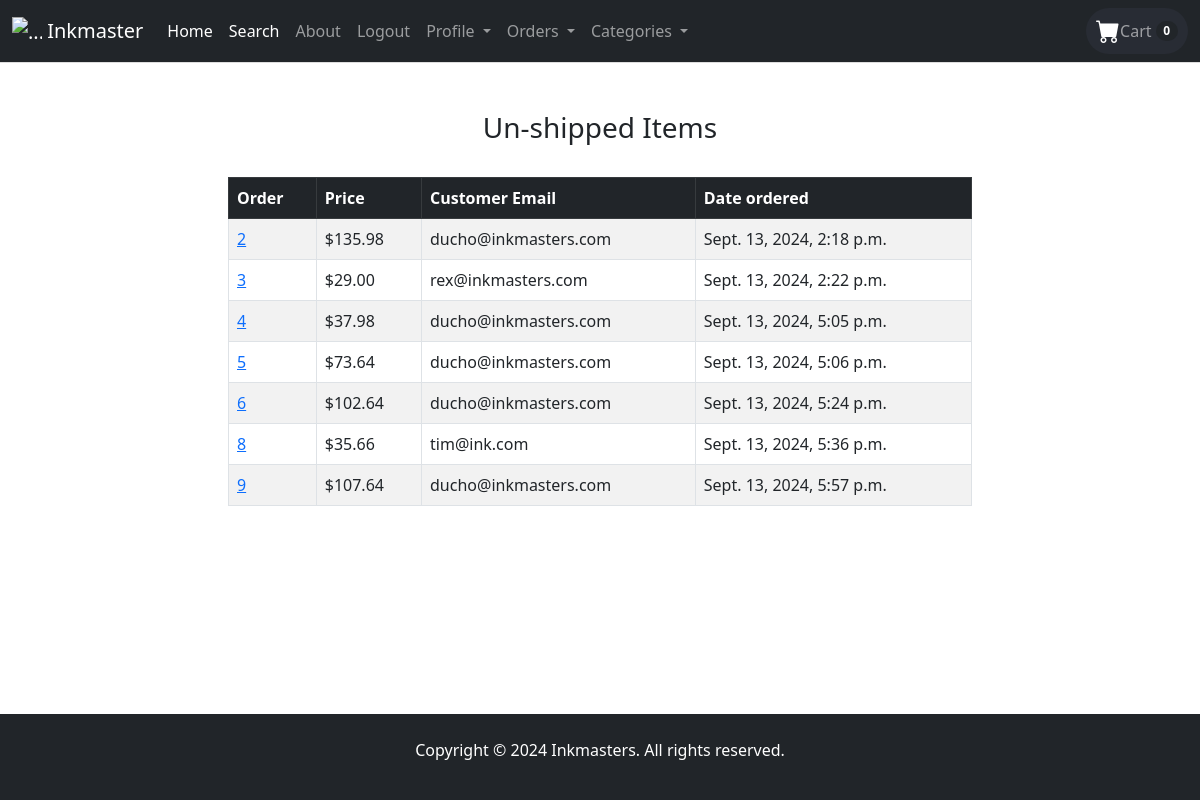
/payment/not_shipped_dash (signed in), run on an earlier commit of the app's database.
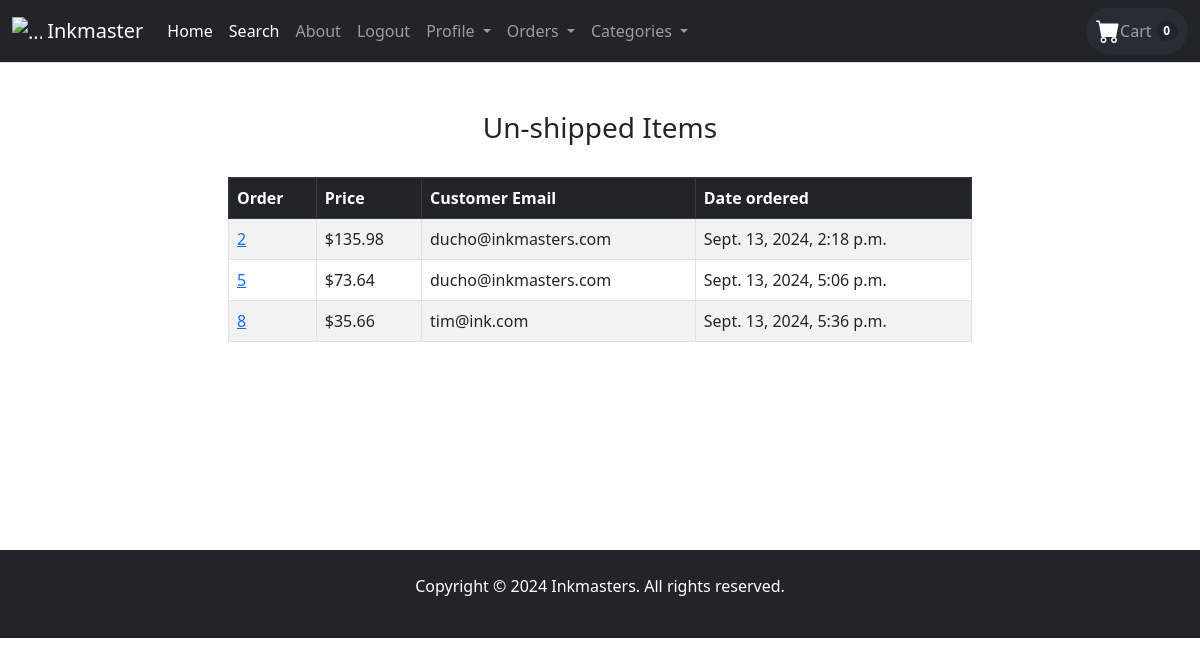
And on a later commit of the database.
### payment/models.py (models this page shows, shortened)
class Order(models.Model):
	user = models.ForeignKey(User, on_delete=models.CASCADE, null=True, blank=True)
	full_name = models.CharField(max_length=250)
	email = models.EmailField(max_length=250)
	shipping_address = models.TextField(max_length=15000)
	amount_paid = models.DecimalField(max_digits=7, decimal_places=2)
	date_ordered = models.DateTimeField(auto_now_add=True)
	shipped = models.BooleanField(default=False)
	date_shipped = models.DateTimeField(blank=True, null=True)

### payment/views.py (the view)
# urls.py: path('not_shipped_dash', views.not_shipped_dash, name='not_shipped_dash'),
def not_shipped_dash(request):
	if request.user.is_authenticated and request.user.is_superuser:
		orders = Order.objects.filter(shipped=False)
		return render(request, "payment/not_shipped_dash.html", {"orders":orders})
	else:
		messages.success(request, "Access denied")
		return redirect('home')

### cart/cart.py (called while the page is built)
    def __len__(self):
        return len(self.cart)

### cart/context_processors.py (called while the page is built)
def cart(request):
    return {'cart': Cart(request)}

### payment/templates/payment/not_shipped_dash.html
{% extends 'base.html' %}
{% block content %}
<div class="container">
    <div class="row">
        <center>
            <div class="col-8">
                <br/><br/>
                <h3>Un-shipped Items</h3>
                <br/>
                    <table class="table table-striped table-hover table-bordered">
                      <thead class="table-dark">
                        <tr>
                          <th scope="col">Order</th>
                          <th scope="col">Price</th>
                          <th scope="col">Customer Email</th>
                          <th scope="col">Date ordered</th>
                        </tr>
                      </thead>
                      <tbody>
                        {% for item in orders %}
                        <tr>
                          <td><a href="{% url 'orders' item.id %}">{{ item.id }}</a></td>
                          <td>${{ item.amount_paid }}</td>
                          <td>{{ item.email }}</td>
                          <td>{{ item.date_ordered }}</td>
                        </tr>
                        {% endfor %}
                      </tbody>
                    </table>
<br/><br/>
<br/><br/>
<br/><br/>
<br/><br/>
            </div>
       </center>
   </div>
</div>
{% endblock %}

What changed in the data, as far as the page shows it:
no longer on this page (row edited): Order: id "3", amount_paid "29.00", email "rex@inkmasters.com", date_ordered "Sept. 13, 2024, 2:22 p.m."
no longer on this page (row edited): Order: id "4", amount_paid "37.98", email "ducho@inkmasters.com", date_ordered "Sept. 13, 2024, 5:05 p.m."
no longer on this page (row edited): Order: id "6", amount_paid "102.64", email "ducho@inkmasters.com", date_ordered "Sept. 13, 2024, 5:24 p.m."
no longer on this page (row edited): Order: id "9", amount_paid "107.64", email "ducho@inkmasters.com", date_ordered "Sept. 13, 2024, 5:57 p.m."
